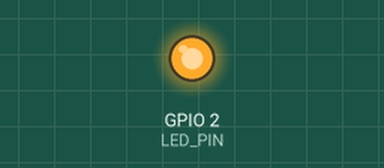
This sketch was run on a simulated ESP32. Parts: output pins drawn as LEDs (lit = HIGH). What the sketch prints to the serial monitor is not drawn.

Above: at 1.9 s.
At 6.4 s:
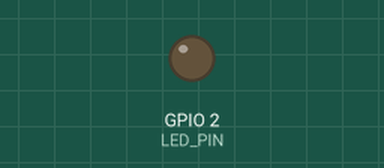
Timing chart, 0 to 8.5 s (numbered marks = the images above):
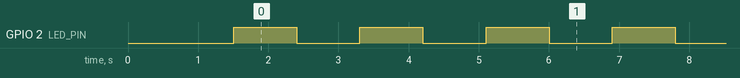

Measured:
- by itself, GPIO 2 (LED_PIN): moves between LOW and HIGH, repeating every 5.4 s
- by itself, everything shown: repeats every 5.4 s, in 6 steps

The sketch:

main.ino
```cpp
#include <Arduino.h>
#include "WiFiOTA.h"

WiFiOTA ota;  // Everything inside library

#define LED_PIN 2  // Onboard LED pin for most ESP32 boards

void setup() {
  Serial.begin(115200);
  ota.begin();   // Wi-Fi connect + setup

  pinMode(LED_PIN, OUTPUT);  // Set onboard LED pin as output
}

void loop() {
  ota.handle();  // Handle OTA update

  // Blink the onboard LED
  digitalWrite(LED_PIN, HIGH);   // Turn the LED on
  delay(900);
  digitalWrite(LED_PIN,LOW);
  delay(900);

}
```
